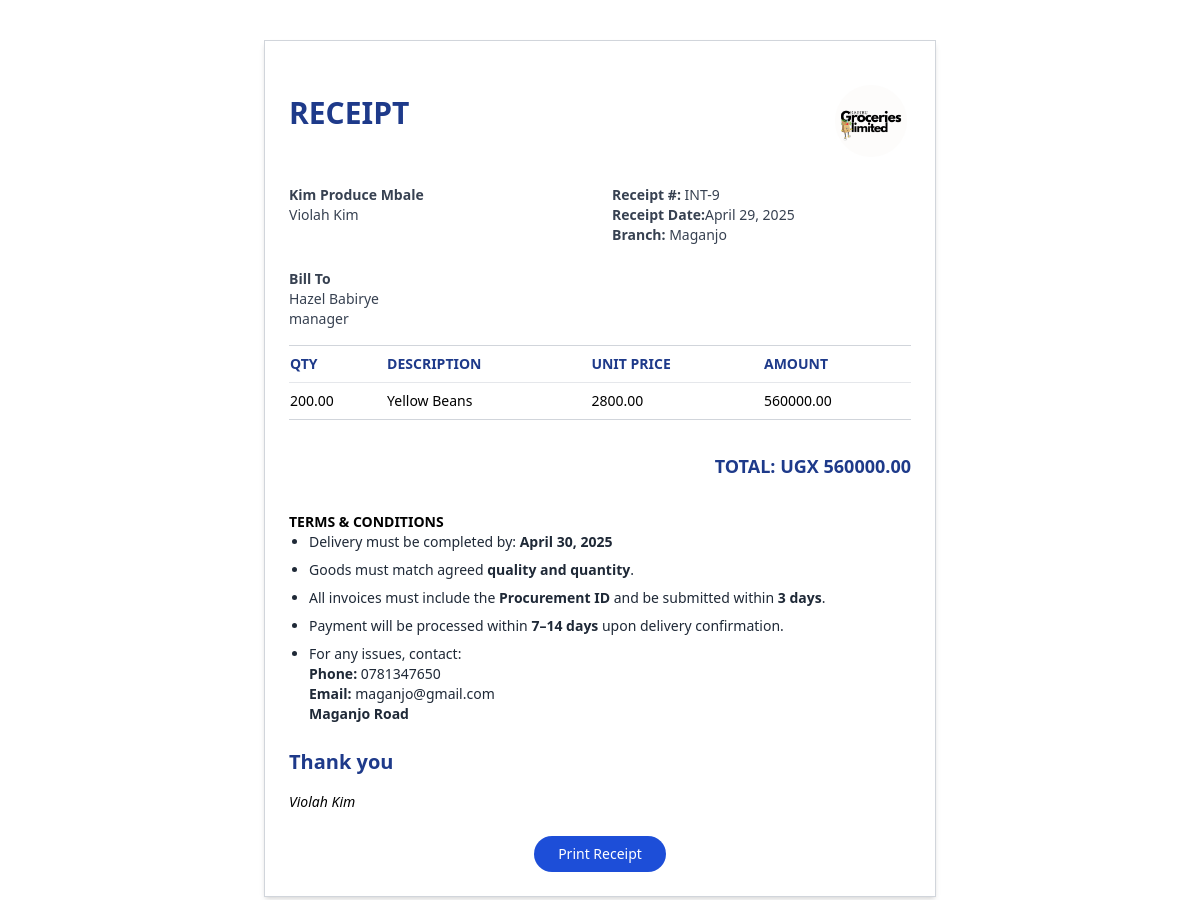
The app's page /procurement/receipt/9/ (signed in), older data.
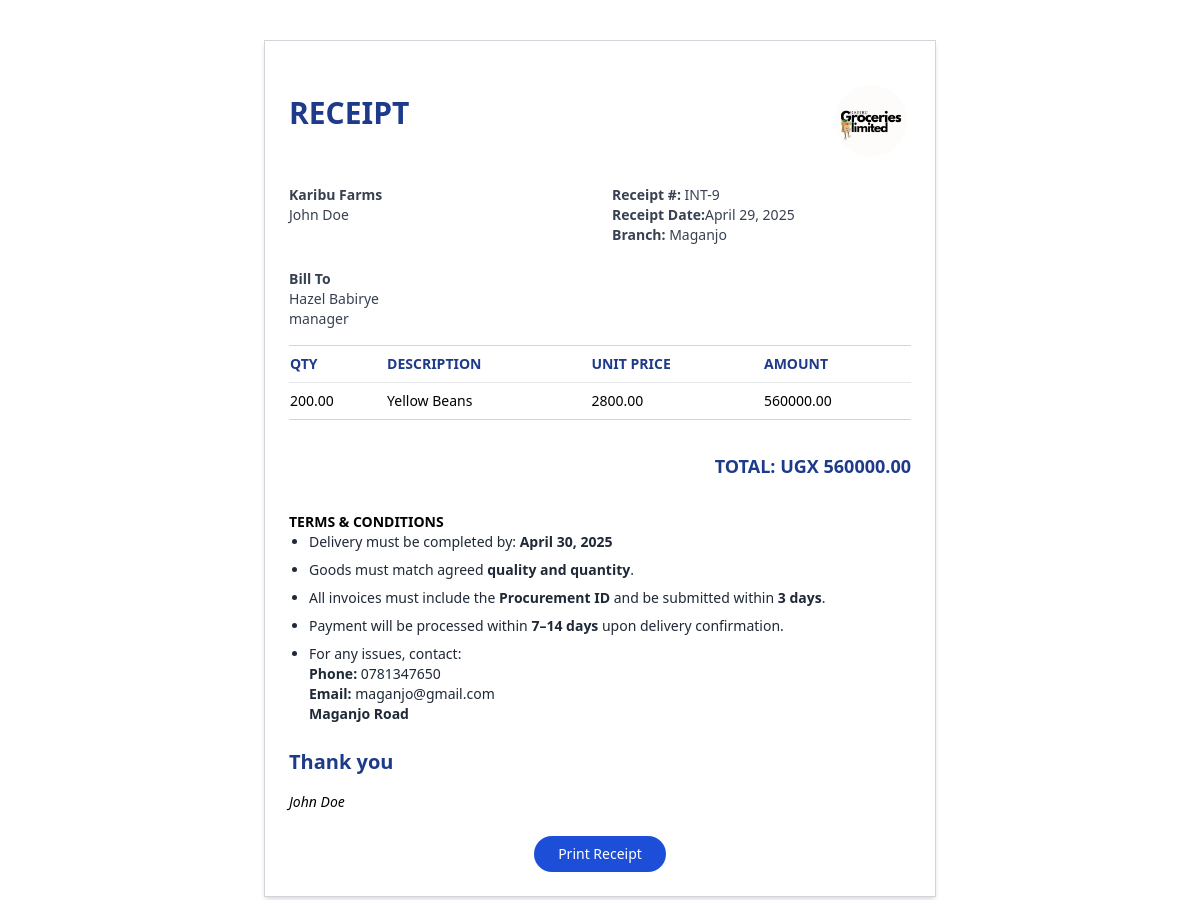
The same page, newer data.
### core/models.py (models this page shows, shortened)
class Procurement(models.Model):
    produce = models.ForeignKey(Produce, on_delete=models.CASCADE)
    quantity = models.DecimalField(max_digits=10, decimal_places=2)
    cost_per_unit = models.DecimalField(max_digits=10, decimal_places=2)
    total_cost = models.DecimalField(max_digits=10, decimal_places=2)
    dealer = models.ForeignKey(Dealer, on_delete=models.CASCADE)
    branch = models.ForeignKey(Branch, on_delete=models.CASCADE)
    order_date = models.DateField(auto_now_add=True)
    expected_delivery_date = models.DateField()
    actual_delivery_date = models.DateField(null=True, blank=True)
    created_by = models.ForeignKey(settings.AUTH_USER_MODEL, on_delete=models.CASCADE)
    notes = models.TextField(blank=True)
    def get_total(self):
        return round(self.cost_per_unit * self.quantity, 2)

class Dealer(models.Model):
    name = models.CharField(max_length=100)
    contact_person = models.CharField(max_length=100)
    phone_number = models.CharField(max_length=15)
    email = models.EmailField(blank=True)
    address = models.TextField()
    branch = models.ForeignKey(Branch, on_delete=models.CASCADE, null=True, blank=True)
    created_at = models.DateTimeField(auto_now_add=True)
    updated_at = models.DateTimeField(auto_now=True)

class CustomUser(AbstractUser):
    USER_TYPE_CHOICES = [
        ('admin', 'Admin'),
        ('manager', 'Manager'),
        ('sales_agent', 'Sales Agent'),
    ]
    phone_number = models.CharField(max_length=15, blank=True)
    user_type = models.CharField(max_length=20, choices=USER_TYPE_CHOICES, default='sales_agent')
    profile_picture = models.ImageField(upload_to='profile_pics/', blank=True, null=True)
    branch = models.ForeignKey('Branch', on_delete=models.SET_NULL, null=True, blank=True)
    is_active = models.BooleanField(default=True)
    created_at = models.DateTimeField(auto_now_add=True)
    updated_at = models.DateTimeField(auto_now=True)

class Branch(models.Model):
    name = models.CharField(max_length=100)
    location = models.CharField(max_length=200)
    phone_number = models.CharField(max_length=15)
    email = models.EmailField(blank=True)
    address = models.TextField()
    created_at = models.DateTimeField(auto_now_add=True)
    updated_at = models.DateTimeField(auto_now=True)

class Produce(models.Model):
    PRODUCE_TYPE_CHOICES = [
        ('beans', 'Beans'),
        ('maize', 'Maize'),
        ('g-nuts', 'Groundnuts'),
        ('soybeans', 'Soybeans'),
        ('cowpeas', 'Cowpeas'),
    ]
    name = models.CharField(max_length=200)
    type = models.CharField(max_length=100, choices=PRODUCE_TYPE_CHOICES)
    image = models.ImageField(upload_to='produce_images/', null=True, blank=True)
    buying_price = models.DecimalField(max_digits=10, decimal_places=2)
    selling_price = models.DecimalField(max_digits=10, decimal_places=2)
    dealer = models.ForeignKey(Dealer, on_delete=models.SET_NULL, null=True)
    created_at = models.DateTimeField(auto_now_add=True)
    updated_at = models.DateTimeField(auto_now=True)

### core/views.py (the view)
# urls.py: path('procurement/receipt/<int:pk>/', views.receipt_procurement, name='receipt_procurement'),
@login_required
def receipt_procurement(request, pk):
    supply = Procurement.objects.get(pk=pk)
    return render(request, 'core/receipt_procure.html', {'supply': supply})

### core/templates/core/receipt_procure.html (shortened to what this page needs)
<!DOCTYPE html>
<html lang="en">
<head>
  <script src="https://cdn.tailwindcss.com"></script>
</head>
<body class="bg-white p-10 font-sans text-sm">
  <div class="max-w-2xl mx-auto border border-gray-300 p-6 shadow-md">
    <div class="flex justify-between items-center mb-6">
      <h2 class="text-3xl font-bold text-blue-900">RECEIPT</h2>
      <div class="flex justify-center mt-4"><img src="/static/imgs/bg1.png/" class="w-30 h-20 rounded-full border-4 border-white"
        alt="Profile"></div>
    </div>
    <div class="grid grid-cols-2 gap-6 text-gray-700 mb-6">
      <div>
        <p class="font-bold">{{supply.dealer.name}}</p>
        <p>{{supply.dealer.contact_person}}</p>
      </div>
      <div>
        <p><span class="font-bold">Receipt #:</span> INT-{{supply.id}}</p>
        <p><span class="font-bold">Receipt Date:</span>{{supply.actual_delivery_date}}</p>
        <p><span class="font-bold">Branch:</span> {{supply.created_by.branch.name}}</p>
      </div>
    </div>
    <div class="grid grid-cols-2 gap-6 text-gray-700 mb-4">
      <div>
        <p class="font-bold">Bill To</p>
        <p>{{supply.created_by.get_full_name}}</p>
        <p>{{supply.created_by.user_type}}</p>
      </div>
    </div>
    <table class="w-full text-left border-t border-b border-gray-300 mb-6">
      <thead class="text-blue-900">
        <tr>
          <th class="py-2">QTY</th>
          <th class="py-2">DESCRIPTION</th>
          <th class="py-2">UNIT PRICE</th>
          <th class="py-2">AMOUNT</th>
        </tr>
      </thead>
      <tbody>
        <tr class="border-t">
          <td class="py-2">{{supply.quantity}}</td>
          <td>{{supply.produce.name}}</td>
          <td>{{supply.cost_per_unit}}</td>
          <td>{{supply.get_total}}</td>
        </tr>
      </tbody>
    </table>
    <div class="flex justify-end text-right mb-8">
      <div class="w-1/2">
        <p class="text-lg font-bold text-blue-900 mt-2">TOTAL: UGX {{supply.get_total}}</p>
      </div>
    </div>
    <div class="mb-6">
      <p class="font-bold">TERMS & CONDITIONS</p>
      <ul class="list-disc pl-5 space-y-2 text-sm text-gray-800">
        <li>
          Delivery must be completed by: <span class="font-semibold">{{ supply.expected_delivery_date }}</span>
        </li>
        <li>
          Goods must match agreed <span class="font-semibold">quality and quantity</span>.
        </li>
        <li>
          All invoices must include the <span class="font-semibold">Procurement ID</span> and be submitted within
          <span class="font-semibold">3 days</span>.
        </li>
        <li>
          Payment will be processed within <span class="font-semibold">7–14 days</span> upon delivery confirmation.
        </li>
        <li>
          For any issues, contact: <br>
          <span class="font-semibold">Phone:</span> {{ supply.branch.phone_number }}<br>
          <span class="font-semibold">Email:</span> {{ supply.branch.email }} <br>
          <span class="font-semibold">{{ supply.branch.address }}</span><br>
        </li>
      </ul>
    </div>
    <div class="text-blue-900 font-bold text-xl mb-4">Thank you</div>
    <p class="italic">{{supply.dealer.contact_person}}</p>
    <div class="mt-6 text-center">
      <button onclick="printReceipt()" class="bg-blue-700 hover:bg-blue-800 text-white px-6 py-2 rounded-full">Print Receipt</button>
    </div>
  </div>
</body>
</html>

Row changes from the older to the newer data that the page shows:
changed Procurement "Maganjo": dealer.name "Kim Produce Mbale" → "Karibu Farms"; dealer.contact_person "Violah Kim" → "John Doe"
